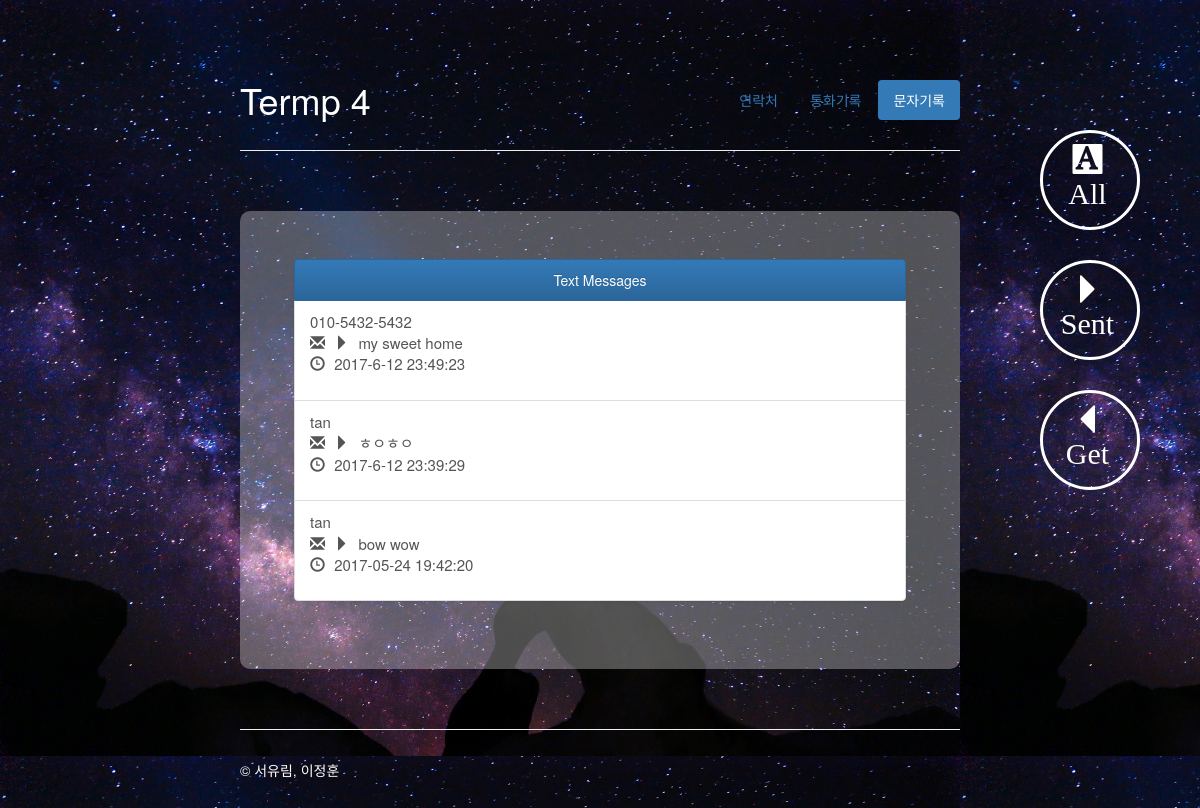
Page /sms_hist/1/0 on the committed database.
### tables this page shows
CREATE TABLE sms (
time text, phone text, status integer, content text);

CREATE TABLE addressbook (
id integer primary key autoincrement, name text, number text, email text);

### web_sever.py (the view)
@app.route('/sms_hist/<int:id>/<int:status>', methods = ['GET','POST'])
def sms_hist(id, status):
	error = None
	if request.method == 'POST':
		text = request.form['content']
		if not text:
			error = 'Blank not allowed! Please fill in the all fields.'
			return render_template('Messaging.html', error=error)
		else:
			person_sms = searchById(id)
			addSms(person_sms[0][2], text)
			return render_template('sms_hist.html', sms=getMsg(0))
	else:
		return render_template('sms_hist.html', sms=getMsg(status))

### sql_conn3.py (called while the page is built)
def getConnection():
    return sqlite3.connect('addressbook.db')

def getMsg(status):
    conn = getConnection()
    curs = conn.cursor()
    curs = conn.cursor()
    if status==3:
        sql = "SELECT * FROM SMS ORDER BY TIME DESC"
    elif status==0:
        sql = "SELECT * FROM SMS WHERE STATUS = 0 ORDER BY TIME DESC"
    elif status==1:
        sql = "SELECT * FROM SMS WHERE STATUS = 1 ORDER BY TIME DESC"
    curs.execute(sql)
    row = curs.fetchall()
    for hist in range(len(row)):
        if searchName(row[hist][1]) != []:
            result = searchName(row[hist][1])
            row[hist] = row[hist][:1] + (result[0][1],) + row[hist][2:]
    conn.close()
    return row

def searchName(num):
    conn = getConnection()
    curs = conn.cursor()
    curs.execute("SELECT * FROM ADDRESSBOOK WHERE number=?", (num,))
    row = curs.fetchall()
    conn.close()
    return row

### templates/sms_hist.html (shortened to what this page needs)
{% extends "history.html" %}
{% block body %}
<div class="masthead">
    <ul class="nav nav-pills pull-right">
        <li><a href="{{ url_for('main')}}">연락처</a></li>
        <li><a href="{{ url_for('call_hist', status = 3)}}">통화기록</a></li>
        <li class="active"><a href="{{ url_for('sms_hist', id = 0, status = 3) }}">문자기록</a></li>
    </ul>
    <h1 class="muted" style= "color : #ffffff">Termp 4</h3>
</div>
<hr>
<div class="floating" style="margin-top:-50px">
    <div>
      <p><a href="{{ url_for('sms_hist', id = 0, status = 3) }}"><span class="glyphicon glyphicon-text-background" aria-hidden="true" style="font-size: 30px ;color : #ffffff"> All</span></a></p>
    </div>
    <div>
        <p> <a href="{{ url_for('sms_hist', id = 0, status = 0) }}">  <span class="glyphicon glyphicon-triangle-right" aria-hidden="true" style=" font-size: 30px;color : #ffffff"> Sent</span></a></p>
    </div>
    <div>
        <p> <a href="{{ url_for('sms_hist', id = 0, status = 1) }}"> <span class="glyphicon glyphicon-triangle-left" aria-hidden="true"; style=" font-size: 30px;color : #ffffff;" > Get</span></a></p>
    </div>
</div>
<div class="jumbotron">
    <div class="bs-example">
        <div class="list-group">
            <a href = "#" class = "list-group-item active">
               Text Messages
           </a>
            {% for s in sms %}
            <a href = "#" class = "list-group-item">
                <p style="font-size : 15px; text-align:left">
                    {{ s[1] }} <br>
                    {% if s[2] == 0 %}
                    <bold><span class="glyphicon glyphicon-envelope" aria-hidden="true"></span></bold>
                    <span class="glyphicon glyphicon-triangle-right" aria-hidden="true"></span>
                    {% endif %}
                    {{ s[3] }} <br>
                    <span class="glyphicon glyphicon-time" aria-hidden="true"></span>
                    {{ s[0] }}
                </p>
            </a>
            {% endfor %}
        </div>
    </div>
</div>
{% endblock %}

### static/css/main.css (style rules this page uses)
html { padding: 0px; }
body { height: 100%; opacity : 1; padding-top: 60px; background-image: url('../img/bak.jpeg'); background-size: 80% 70%; background-color: rgba( 255, 255, 255, 0.0 ); }
.floating { position: fixed; right: 50%; top: 180px; float: right; margin-top: 100px; margin-right: -45%; text-align:center; width:100px; -webkit-border-radius: 8px; }
.floating div:nth-child(1) { width: 100%; height: 100%; padding: 10px; margin-bottom: 30px; border:3px solid #ffffff; border-radius: 50px; }
.floating div:nth-child(2) { width: 100%; height: 100%; padding: 10px; margin-bottom: 30px; border:3px solid #ffffff; border-radius: 50px; }
.floating div:nth-child(3) { width: 100%; height: 100%; padding: 10px; margin-bottom: 30px; border:3px solid #ffffff; border-radius: 50px; }
.container-narrow > hr { margin: 30px 0; }
.jumbotron { background-color: rgba( 255, 255, 255, 0.3 ); margin: 60px 0; text-align: center; border-style: solid 10px; border-radius: 10px 10px }
.glyphicon { margin-right:5px; }

### static/css/history.css (style rules this page uses)
.bs-example { width: 85%; margin:0 auto; }

### rows in the picture
sms: phone "010-5432-5432", status 0 (drawn), content "my sweet home", time "2017-6-12 23:49:23"
addressbook: name "tan" "tan"
sms: content "ㅎㅇㅎㅇ", time "2017-6-12 23:39:29"
sms: content "bow wow", time "2017-05-24 19:42:20"
